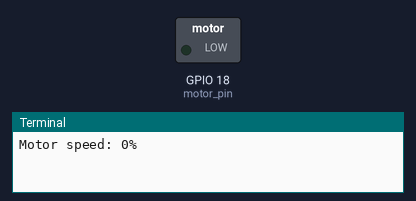
Recording of a program running on a simulated Raspberry Pi (BCM pin numbers). Shown: switched loads named in the program (green lamp = pin HIGH), the last lines printed to the terminal.

Above: at 0.05 s.
At 0.95 s:
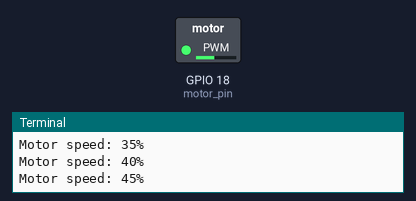
At 1.9 s:
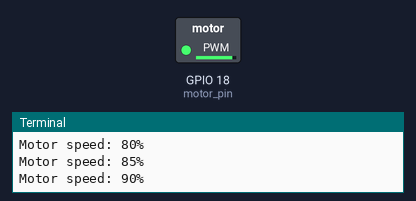
At 3.8 s:
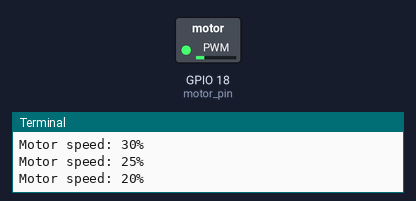
Timing chart, 0 to 5.5 s (numbered marks = the images above):
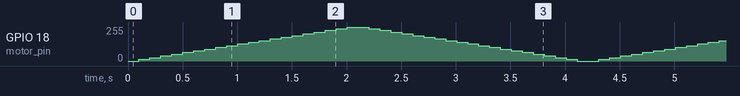

The program:

motor_test.py
```python
import RPi.GPIO as GPIO
import time

# Set up GPIO mode
GPIO.setmode(GPIO.BCM)  # Use Broadcom pin numbering
GPIO.setwarnings(False)  # Disable warnings

# Define the GPIO pin for PWM (for example, GPIO18)
motor_pin = 18

# Set up the motor pin as an output
GPIO.setup(motor_pin, GPIO.OUT)

# Initialize PWM on the motor pin at 1000Hz
pwm = GPIO.PWM(motor_pin, 1000)  # 1000Hz frequency
pwm.start(0)  # Start with 0% duty cycle (motor off)

try:
    while True:
        # Increase speed from 0% to 100%
        for speed in range(0, 101, 5):  # Steps of 5% duty cycle
            pwm.ChangeDutyCycle(speed)  # Set duty cycle
            print(f"Motor speed: {speed}%")
            time.sleep(0.1)  # Wait for a bit

        # Decrease speed from 100% to 0%
        for speed in range(100, -1, -5):
            pwm.ChangeDutyCycle(speed)
            print(f"Motor speed: {speed}%")
            time.sleep(0.1)

except KeyboardInterrupt:
    print("Program stopped by user")

finally:
    pwm.stop()  # Stop PWM
    GPIO.cleanup()  # Reset GPIO settings
```
